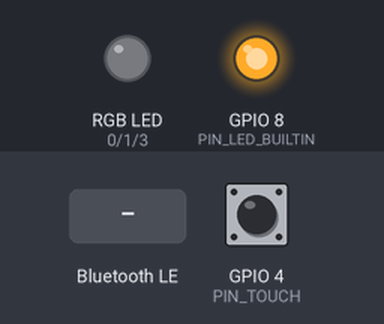
A sketch run on a simulated ESP32-C3. Parts: an RGB LED mixed from three pins (HIGH = lit), output pins drawn as LEDs (lit = HIGH). Dashed ring = blinking. Inputs (shaded band) come from the test bench; at power-on: GPIO 4 (PIN_TOUCH) LOW. Nothing arrives over Bluetooth unless stated; a phone connects over Bluetooth LE 3 s after start; what the sketch prints to the serial monitor is not drawn.

Above: at 1.8 s.
1.9 s: GPIO 4 (PIN_TOUCH) pulled HIGH for 1 s
At 4.6 s:
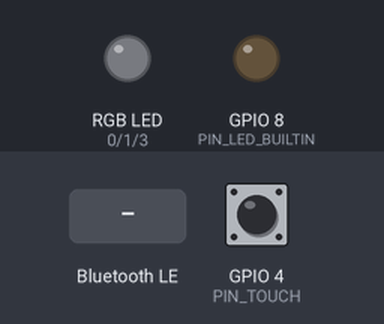
5.3 s: GPIO 4 (PIN_TOUCH) pulled HIGH for 0.15 s
At 5.36 s:
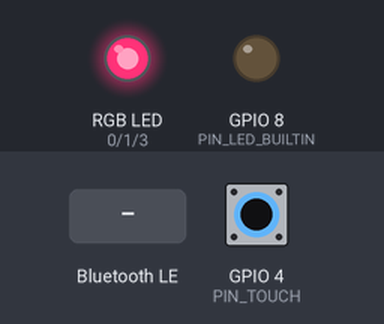
6.9 s: Bluetooth LE write "TOUCH" received
At 8.5 s:
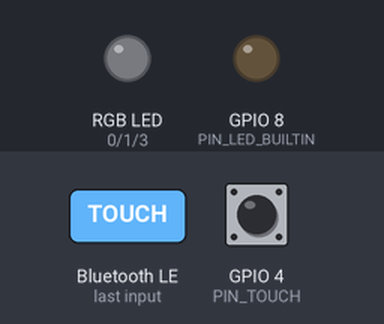
9.4 s: GPIO 4 (PIN_TOUCH) pulled HIGH for 0.15 s
At 9.9 s:
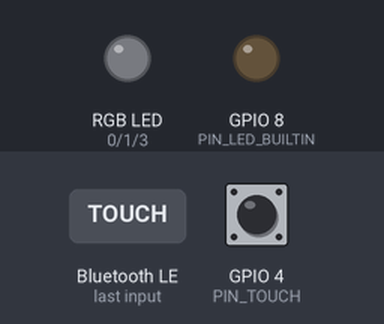
11.0 s: GPIO 4 (PIN_TOUCH) pulled HIGH for 3.2 s
At 11.07 s:
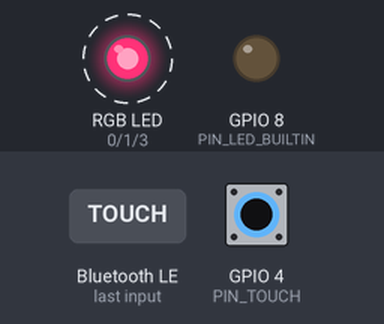
Timing chart, 0 to 15.6 s (numbered marks = the images above; inputs shaded):
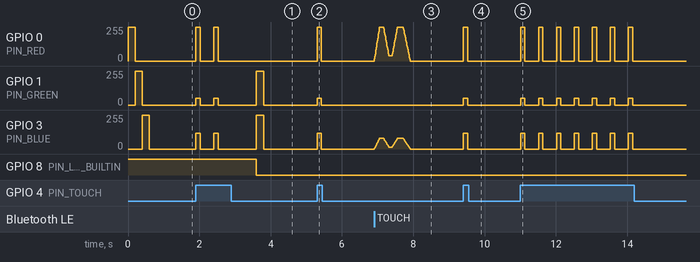

The sketch:

bracelet_esp32_c3_supermini.ino
```cpp
/*
  ====================================================================================
  BOND TOUCH — ESP32-C3 SUPERMINI BLE FIRMWARE
  كود الـ ESP32-C3 SuperMini الصغير جداً: تحكم بالـ RGB واللمس والبلوتوث
  ====================================================================================

  WIRING FOR ESP32-C3 SUPERMINI:
  ------------------------------------------------------------------------------------
  RGB LED (Common Cathode - 4 Pins):
    - RED Pin (R)    --> GPIO 0  (through 220Ω resistor)
    - GREEN Pin (G)  --> GPIO 1  (through 220Ω resistor)
    - BLUE Pin (B)   --> GPIO 3  (through 220Ω resistor)
    - GND Pin (-)    --> GND

  TOUCH BUTTON MODULE (3 Pins: VCC, GND, SIG):
    - VCC Pin        --> 3V3
    - GND Pin        --> GND
    - SIG Pin        --> GPIO 4

  ONBOARD LED:
    - Built-in LED   --> GPIO 8
  ====================================================================================
*/

#include <BLEDevice.h>
#include <BLEServer.h>
#include <BLEUtils.h>
#include <BLE2902.h>

// PIN DEFINITIONS FOR ESP32-C3 SUPERMINI
const int PIN_RED   = 0;
const int PIN_GREEN = 1;
const int PIN_BLUE  = 3;
const int PIN_TOUCH = 4;
const int PIN_LED_BUILTIN = 8; // Built-in LED on ESP32-C3 SuperMini

#define SERVICE_UUID           "4fafc201-1fb5-459e-8fcc-c5c9c331914b"
#define CHARACTERISTIC_UUID_RX "beb5483e-36e1-4688-b7f5-ea07361b26a8"
#define CHARACTERISTIC_UUID_TX "a3c87500-8ed3-4bdf-8a39-a01bebede295"

BLEServer* pServer = NULL;
BLECharacteristic* pTxCharacteristic = NULL;
bool deviceConnected = false;
bool oldDeviceConnected = false;
unsigned long lastTouchTime = 0;
const unsigned long DEBOUNCE_DELAY = 500;

int curR = 0, curG = 0, curB = 0;

void setRGB(int r, int g, int b) {
  curR = constrain(r, 0, 255);
  curG = constrain(g, 0, 255);
  curB = constrain(b, 0, 255);

  analogWrite(PIN_RED, curR);
  analogWrite(PIN_GREEN, curG);
  analogWrite(PIN_BLUE, curB);
}

void fadeRGB(int targetR, int targetG, int targetB, int steps, int stepDelayMs) {
  int startR = curR, startG = curG, startB = curB;

  for (int i = 0; i <= steps; i++) {
    int r = startR + ((targetR - startR) * i / steps);
    int g = startG + ((targetG - startG) * i / steps);
    int b = startB + ((targetB - startB) * i / steps);
    setRGB(r, g, b);
    delay(stepDelayMs);
  }
}

class MyServerCallbacks: public BLEServerCallbacks {
    void onConnect(BLEServer* pServer) {
      deviceConnected = true;
      digitalWrite(PIN_LED_BUILTIN, LOW); // Onboard LED active LOW on SuperMini
      setRGB(0, 255, 255); // Cyan Connection Flash
      delay(200);
      setRGB(0, 0, 0);
    };

    void onDisconnect(BLEServer* pServer) {
      deviceConnected = false;
      digitalWrite(PIN_LED_BUILTIN, HIGH);
      setRGB(0, 0, 0);
    }
};

class MyCallbacks: public BLECharacteristicCallbacks {
    void onWrite(BLECharacteristic *pCharacteristic) {
      std::string rxValue = pCharacteristic->getValue();

      if (rxValue.length() > 0) {
        String input = String(rxValue.c_str());
        input.trim();

        if (input.startsWith("WAVE:")) {
          parseAndPlayWaveform(input.substring(5));
        } else if (input == "TOUCH" || input == "V") {
          playHeartbeat();
        }
      }
    }

    void playHeartbeat() {
      fadeRGB(255, 0, 80, 15, 10);
      delay(100);
      fadeRGB(40, 0, 15, 15, 10);
      delay(80);
      fadeRGB(255, 0, 80, 15, 10);
      delay(150);
      fadeRGB(0, 0, 0, 20, 10);
    }

    void parseAndPlayWaveform(String dataStr) {
      int c1 = dataStr.indexOf(':');
      if (c1 == -1) return;

      int durationSec = constrain(dataStr.substring(0, c1).toInt(), 1, 10);

      int c2 = dataStr.indexOf(':', c1 + 1);
      int baseR = 255, baseG = 65, baseB = 108;

      String arrayStr = "";

      if (c2 != -1) {
        String colorStr = dataStr.substring(c1 + 1, c2);
        arrayStr = dataStr.substring(c2 + 1);

        int comma1 = colorStr.indexOf(',');
        int comma2 = colorStr.indexOf(',', comma1 + 1);
        if (comma1 != -1 && comma2 != -1) {
          baseR = colorStr.substring(0, comma1).toInt();
          baseG = colorStr.substring(comma1 + 1, comma2).toInt();
          baseB = colorStr.substring(comma2 + 1).toInt();
        }
      } else {
        arrayStr = dataStr.substring(c1 + 1);
      }

      int barMs = (durationSec * 1000) / 16;
      int stepDelay = max(1, barMs / 40);

      int idx = 0;
      int startPos = 0;

      while (idx < 16 && startPos < arrayStr.length()) {
        int commaPos = arrayStr.indexOf(',', startPos);
        if (commaPos == -1) commaPos = arrayStr.length();

        int intensity = arrayStr.substring(startPos, commaPos).toInt();
        intensity = constrain(intensity, 0, 255);

        int targetR = (baseR * intensity) / 255;
        int targetG = (baseG * intensity) / 255;
        int targetB = (baseB * intensity) / 255;

        fadeRGB(targetR, targetG, targetB, 10, stepDelay);

        idx++;
        startPos = commaPos + 1;
      }

      fadeRGB(0, 0, 0, 15, 8);
    }
};

void setup() {
  Serial.begin(115200);

  pinMode(PIN_RED, OUTPUT);
  pinMode(PIN_GREEN, OUTPUT);
  pinMode(PIN_BLUE, OUTPUT);
  pinMode(PIN_TOUCH, INPUT);
  pinMode(PIN_LED_BUILTIN, OUTPUT);
  digitalWrite(PIN_LED_BUILTIN, HIGH); // Default off

  // Power-on RGB self-test sweep
  setRGB(255, 0, 0); delay(200);   // Red
  setRGB(0, 255, 0); delay(200);   // Green
  setRGB(0, 0, 255); delay(200);   // Blue
  setRGB(0, 0, 0);

  BLEDevice::init("BondTouch_ESP32");
  pServer = BLEDevice::createServer();
  pServer->setCallbacks(new MyServerCallbacks());

  BLEService *pService = pServer->createService(SERVICE_UUID);

  pTxCharacteristic = pService->createCharacteristic(
                        CHARACTERISTIC_UUID_TX,
                        BLECharacteristic::PROPERTY_NOTIFY
                      );
  pTxCharacteristic->addDescriptor(new BLE2902());

  BLECharacteristic *pRxCharacteristic = pService->createCharacteristic(
                                           CHARACTERISTIC_UUID_RX,
                                           BLECharacteristic::PROPERTY_WRITE
                                         );
  pRxCharacteristic->setCallbacks(new MyCallbacks());

  pService->start();
  BLEAdvertising *pAdvertising = BLEDevice::getAdvertising();
  pAdvertising->addServiceUUID(SERVICE_UUID);
  pAdvertising->setScanResponse(true);
  pAdvertising->setMinPreferred(0x06);
  pAdvertising->setMinPreferred(0x12);
  BLEDevice::startAdvertising();

  Serial.println("⚡ BOND TOUCH ESP32-C3 SUPERMINI BLE READY!");
}

void loop() {
  if (digitalRead(PIN_TOUCH) == HIGH) {
    if (millis() - lastTouchTime > DEBOUNCE_DELAY) {
      lastTouchTime = millis();

      setRGB(255, 50, 120);
      delay(120);
      setRGB(0, 0, 0);

      if (deviceConnected && pTxCharacteristic != NULL) {
        pTxCharacteristic->setValue("TOUCH");
        pTxCharacteristic->notify();
      }
    }
  }

  if (!deviceConnected && oldDeviceConnected) {
    delay(500);
    pServer->startAdvertising();
    oldDeviceConnected = deviceConnected;
  }
  if (deviceConnected && !oldDeviceConnected) {
    oldDeviceConnected = deviceConnected;
  }

  delay(10);
}
```

Measured:
- after the input at 1.9 s, GPIO 0 (PIN_RED): alternates 255/255 for 0.12 s and 0/255 for 0.38 s, 4 changes in all, then stays 0/255, starting at once
- after the input at 5.3 s, GPIO 0 (PIN_RED): 0/255 → 255/255 at once, → 0/255 0.12 s later; GPIO 1 (PIN_GREEN): 0/255 → 50/255 at once, → 0/255 0.12 s later; GPIO 3 (PIN_BLUE): 0/255 → 120/255 at once, → 0/255 0.12 s later
- after the input at 9.4 s, GPIO 0 (PIN_RED): 0/255 → 255/255 at once, → 0/255 0.12 s later; GPIO 1 (PIN_GREEN): 0/255 → 50/255 at once, → 0/255 0.12 s later; GPIO 3 (PIN_BLUE): 0/255 → 120/255 at once, → 0/255 0.12 s later
- after the input at 11.0 s, GPIO 0 (PIN_RED): alternates 255/255 for 0.12 s and 0/255 for 0.38 s, 14 changes in all, then stays 0/255, starting at once; GPIO 1 (PIN_GREEN): alternates 50/255 for 0.12 s and 0/255 for 0.38 s, 14 changes in all, then stays 0/255, starting at once
